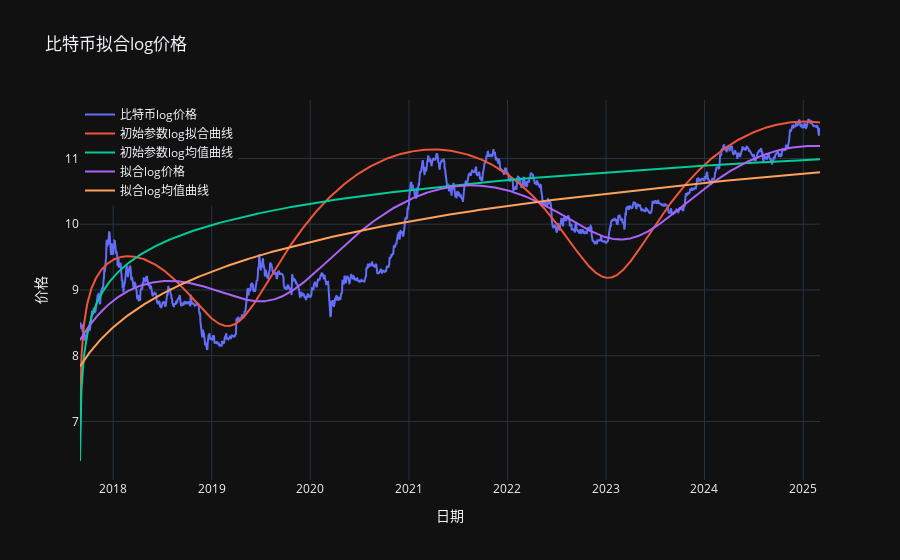

Notebook source saved alongside this figure:
### Code cell
# 创建log图表
fig = make_subplots()

# 添加log价格曲线
fig.add_trace(go.Scatter(x=df.index, y=y_data_log, mode='lines', name='比特币log价格'))

# 添加初始参数拟合曲线
fig.add_trace(go.Scatter(x=df.index, y=y_true_log, mode='lines', name='初始参数log拟合曲线'))

# 添加初始参数均值曲线
fig.add_trace(go.Scatter(x=df.index, y=np.log(y_true_m), mode='lines', name='初始参数log均值曲线'))

# 添加拟合价格曲线
fig.add_trace(go.Scatter(x=df.index, y=result.best_fit, mode='lines', name='拟合log价格'))

# 添加拟合log均值曲线
fig.add_trace(go.Scatter(x=df.index, y=y_regression_fit_m_log, mode='lines', name='拟合log均值曲线'))

# 更新布局
fig.update_layout(
    title='比特币拟合log价格',
    xaxis_title='日期',
    yaxis_title='价格',
    legend=dict(x=0, y=1)
)

# 显示图表
fig.show()

### Figure 1 — Plotly figure (JSON) as saved in the notebook; plotly's stock layout.template omitted (floating-point values rounded to 4 significant figures; data arrays with more than 128 entries replaced by an {"elided": "..."} marker saying what was removed)
{"data": [{"mode": "lines", "name": "比特币log价格", "x": {"elided": "2743 str values"}, "y": {"elided": "2743 float values"}, "type": "scatter"}, {"mode": "lines", "name": "初始参数log拟合曲线", "x": {"elided": "2743 str values"}, "y": {"elided": "2743 float values"}, "type": "scatter"}, {"mode": "lines", "name": "初始参数log均值曲线", "x": {"elided": "2743 str values"}, "y": {"elided": "2743 float values"}, "type": "scatter"}, {"mode": "lines", "name": "拟合log价格", "x": {"elided": "2743 str values"}, "y": {"elided": "2743 float values"}, "type": "scatter"}, {"mode": "lines", "name": "拟合log均值曲线", "x": {"elided": "2743 str values"}, "y": {"elided": "2743 float values"}, "type": "scatter"}], "layout": {"xaxis": {"anchor": "y", "domain": [0.0, 1.0], "title": {"text": "日期"}}, "yaxis": {"anchor": "x", "domain": [0.0, 1.0], "title": {"text": "价格"}}, "legend": {"x": 0, "y": 1}, "title": {"text": "比特币拟合log价格"}}}
